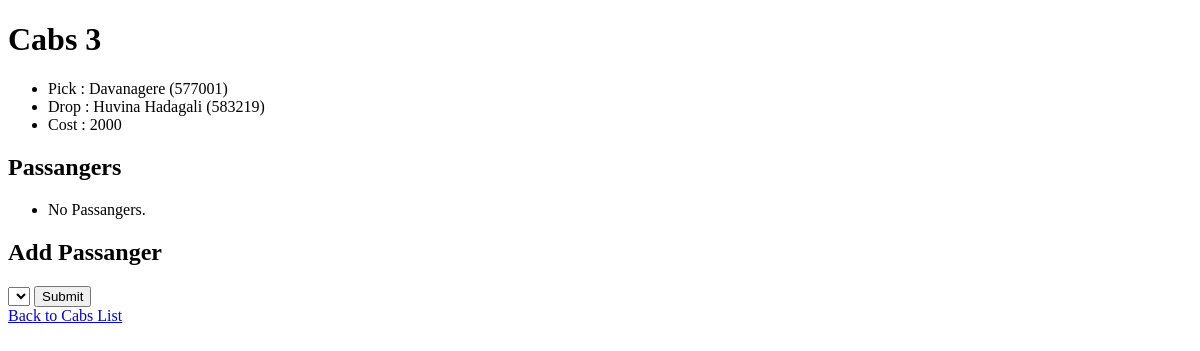
/cabs/3, run on an earlier commit of the app's database.
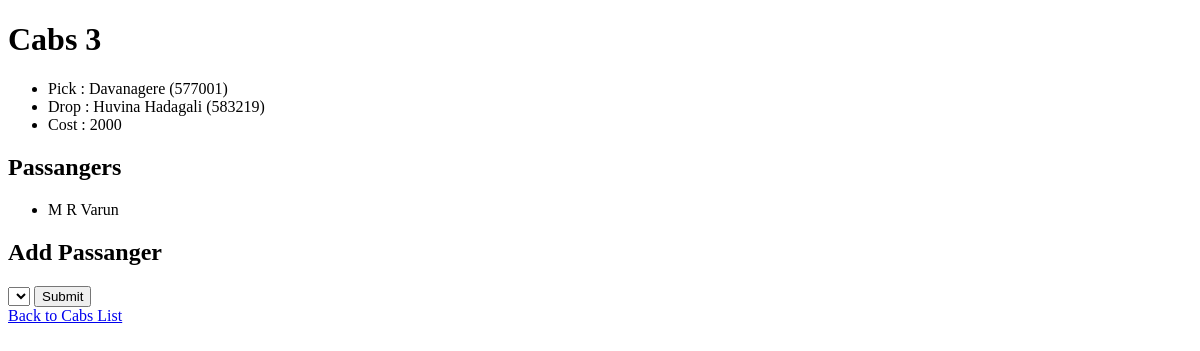
And on a later commit of the database.
### cabs/models.py (models this page shows)
class Passanger(models.Model):
    first = models.CharField(max_length=64)
    last = models.CharField(max_length=64)
    cabs = models.ManyToManyField(Cabs, blank = True, related_name="passangers")
    def __str__(self):
        return f"{self.first} {self.last}"

### cabs/views.py (the view)
# urls.py: path("<int:cab_id>", views.cab, name = "cab"),
def cab(request, cab_id):
    cab = Cabs.objects.get(pk=cab_id)
    return render(request, "cabs/cab.html",{
        "cab" : cab,
        "passangers" : cab.passangers.all(),
        "non_passangers" : Passanger.objects.exclude(cabs = cab).all()
    })

### cabs/models.py (called while the page is built)
    def __str__(self):
        return f"{self.city} ({self.pin_code})"

### cabs/templates/cabs/cab.html (shortened to what this page needs)
{% extends "cabs/layout.html" %}
{% block body %}
    <h1> Cabs {{ cab.id }}</h1>
    <ul>
        <li> Pick : {{ cab.pick }} </li>
        <li> Drop : {{ cab.drop }} </li>
        <li> Cost : {{ cab.cost }}</li>
    </ul>
    <h2> Passangers </h2>
    <ul>
        {% for passanger in passangers %}
            <li>{{passanger}}</li>
        {% empty %}
            <li>No Passangers.</li>
        {% endfor %}
    </ul>
    <h2> Add Passanger </h2>
    <form action="{% url 'book' cab.id %}" method = "post">
        <select name="passanger">
        </select>
        <input type="submit">
    </form>
    <a href="{% url 'index'  %}">Back to Cabs List</a>
{% endblock %}

What changed in the data, as far as the page shows it:
added Passanger: first+last "M R Varun"
Also different on the page:
text no longer shown: "No Passangers."
